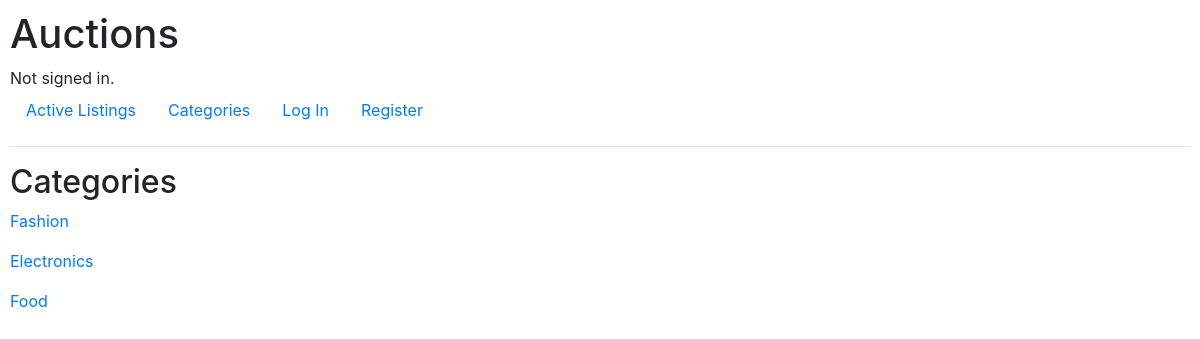
The page /categories on the database its author committed.
### auctions/models.py (models this page shows)
class Listings(models.Model):
    title = models.CharField(max_length=64)
    description = models.CharField(max_length=1024)
    starting_bid = models.DecimalField(max_digits=5, decimal_places=2)
    current_bid = models.DecimalField(max_digits=5, decimal_places=2)
    category = models.CharField(max_length=64)
    photo_URL = models.CharField(max_length=128)
    user = models.ForeignKey(User, on_delete=models.CASCADE)
    is_active = models.BooleanField(default=True)
    winner = models.ForeignKey(User, on_delete=models.CASCADE, default=None, related_name="winner", blank=True, null=True)
    class Meta:
        verbose_name_plural = 'Listings'

### auctions/views.py (the view)
# urls.py: path("categories", views.categories, name="categories"),
def categories(request):
    listings = Listings.objects.all()
    categories = set()
    for listing in listings:
        categories.add(listing.category)
    return render(request, "auctions/categories.html",{
        "categories": categories,
    })

### auctions/templates/auctions/categories.html (shortened to what this page needs)
{% extends "auctions/layout.html" %}
{% load static %}
{% block body %}
    <h2>Categories</h2>
        {% for category in categories %}
        <p>
        <a style="text-decoration: none;" class ="listing_link" href="categories/{{category}}">
        {{category}}
        </a>
        </p>
        {% endfor %}
{% endblock %}

### auctions/static/auctions/styles.css (style rules this page uses)
body { padding: 10px; }

### rows shown on the page
Listings: categories "Fashion"
Listings: categories "Electronics"
Listings: categories "Food"
